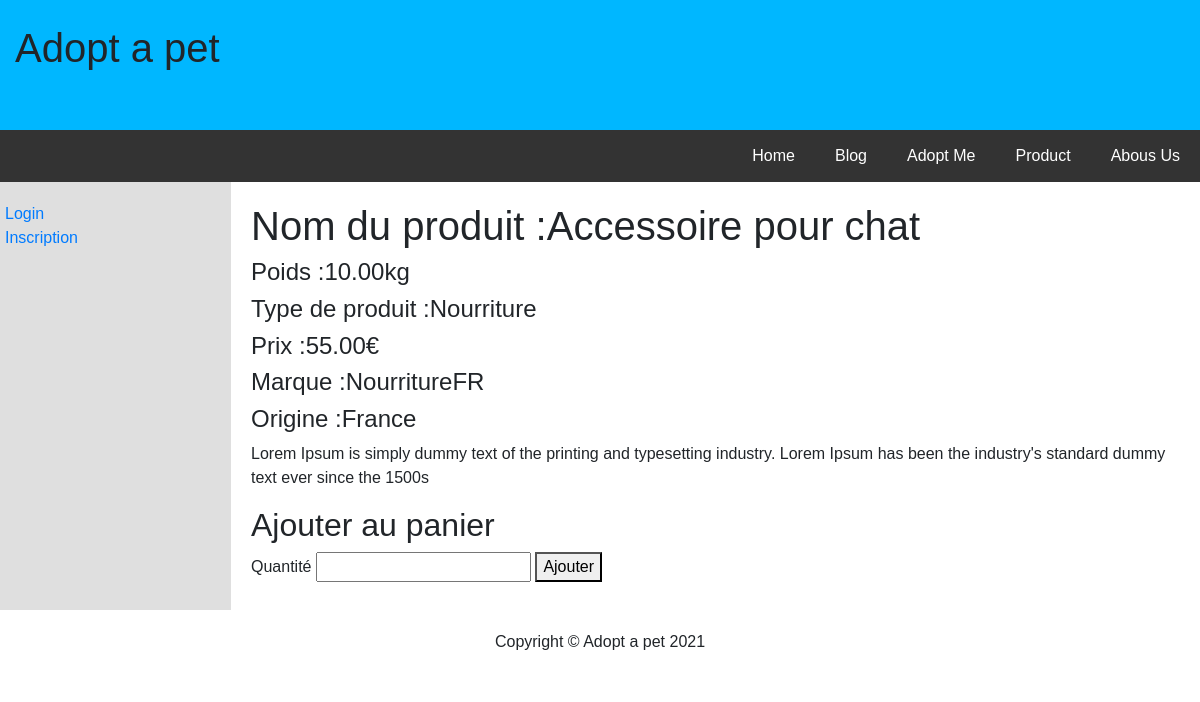
Page /index.php?method=getProduit&id=8 on the committed database.
### tables this page shows
CREATE TABLE IF NOT EXISTS `produit` (
  `Id_produit` int NOT NULL AUTO_INCREMENT,
  `Nom_produit` varchar(50) NOT NULL,
  `Quantite_produit` int NOT NULL,
  `Poids_produit` decimal(15,2) NOT NULL,
  `Type_produit` varchar(50) NOT NULL,
  `Prix_produit` decimal(15,2) NOT NULL,
  `Description_produit` varchar(255) DEFAULT NULL,
  `Marque_produit` varchar(50) DEFAULT NULL,
  `Origine_produit` varchar(50) DEFAULT NULL,
  `Date_publier` datetime NOT NULL,
  `Id_familleproduit` int DEFAULT NULL,
  `Id_utilisateur` int DEFAULT NULL,
  PRIMARY KEY (`Id_produit`),
  KEY `Id_familleproduit` (`Id_familleproduit`),
  KEY `Id_utilisateur` (`Id_utilisateur`)
);

### core/Defaut/DefaultController.php (called while the page is built, shortened)
<?php
abstract class DefaultController{
    public function render($path, $attributes = [])
    {
        extract($attributes);
        include ROOT . "templates/$path.php";
    }
}

### src/Controller/ProduitController.php (called while the page is built, shortened)
<?php
class ProduitController extends DefaultController{
    public function single($id)
    {
        $model = new ProduitModel();
        $produit = $model->findById($id);
        $this->render("produit/single", [
            "produit" => $produit
        ]);
    }
}

### public/Index.php (called while the page is built, shortened)
<?php
require ROOT. "router/router.php";

### config/config.php (called while the page is built)
<?php
$config = [
    "host" => "localhost",
    "dbname" => "poophpsite",
    "user" => "root",
    "pwd" => ""
];

### core/Defaut/DefaultModel.php (called while the page is built, shortened)
<?php
class DefaultModel implements InterfaceModel{
    protected $table;
    protected $idName = "";
    protected $className = "";
    public function __construct(){
        $this->db = new Database;
        $this->className = ucfirst($this->table);
    }
    public function findById($id){
        $statement = "SELECT * FROM $this->table WHERE $this->idName = $id";
        return $this->db->getData($statement, $this->className, true);
    }
}

### core/Database/Database.php (called while the page is built, shortened)
<?php
class Database {
    private $host;
    private $dbname;
    private $user;
    private $pwd;
    private $pdo;
    public function __construct(){
        try {
            $this->pdo = new \PDO("mysql:host=$this->host;dbname=$this->dbname;port=3308", $this->user, $this->pwd, [
                \PDO::ATTR_ERRMODE => \PDO::ERRMODE_EXCEPTION
            ]);
        } catch (\PDOException $e) {
            echo $e->getMessage();
        }
    }
    private function getConfig(){
        require ROOT . "config/config.php";
    }
    public function getData(string $statement, $classe, $one = false){
        $query = $this->pdo->query($statement, \PDO::FETCH_CLASS, "App\Entity\\".$classe);
        $data = "";
        if($one){
            $data = $query->fetch();
        } else {
            $data = $query->fetchAll();
        }
        return $data;
    }
}

### src/Entity/Produit.php (called while the page is built, shortened)
<?php
class Produit extends DefaultEntity{
    private $Id_produit;
    private $Nom_produit;
    private $Poids_produit;
    private $Type_produit;
    private $Prix_produit;
    private $Description_produit;
    private $Marque_produit;
    private $Origine_produit;
    public function getIdProduit()
    {
        return $this->Id_produit;
    }
    public function getNomProduit()
    {
        return $this->Nom_produit;
    }
    public function getPoidsProduit()
    {
        return $this->Poids_produit;
    }
    public function getTypeProduit()
    {
        return $this->Type_produit;
    }
    public function getPrixProduit()
    {
        return $this->Prix_produit;
    }
    public function getDescriptionProduit()
    {
        return $this->Description_produit;
    }
    public function getMarqueProduit()
    {
        return $this->Marque_produit;
    }
    public function getOrigineProduit()
    {
        return $this->Origine_produit;
    }
}

### templates/produit/single.php (the view, shortened to what this page needs)
<?php
require_once ROOT. "templates/header.php";
?>
<h1>Nom du produit :<?= $produit->getNomProduit() ?></h1>
<h4>Poids :<?= $produit->getPoidsProduit() ?>kg</h4>
<h4>Type de produit :<?= $produit->getTypeProduit() ?></h4>
<h4>Prix :<?= $produit->getPrixProduit() ?>€</h4>
<h4>Marque :<?= $produit->getMarqueProduit() ?></h4>
<h4>Origine :<?= $produit->getOrigineProduit() ?></h4>
<p><?= $produit->getDescriptionProduit() ?></p>
<h2>Ajouter au panier</h2>
<label for="QuantiteProduit">Quantité
    <input type="number" name="QuantiteProduit" id="QuantiteProduit">
</label>
<button onclick="panier(<?= $produit->getIdProduit() ?>)">Ajouter</button>
<?php
require_once ROOT. "templates/footer.php";
?>

### templates/style.css (style rules this page uses)
* { box-sizing: border-box; }
body { font-family: Arial; margin: 0; }

### templates/header.php (style rules this page uses)
* { box-sizing: border-box; }
body { font-family: Arial; margin: 0; }

### rows in the picture
produit: Nom_produit "Accessoire pour chat", Poids_produit "10.00", Type_produit "Nourriture", Prix_produit "55.00", Marque_produit "NourritureFR", Origine_produit "France", Description_produit "Lorem Ipsum is simply dummy text of the printing and typesetting industry. Lorem Ipsum has been the industry's standard dummy text ever since the 1500s"
